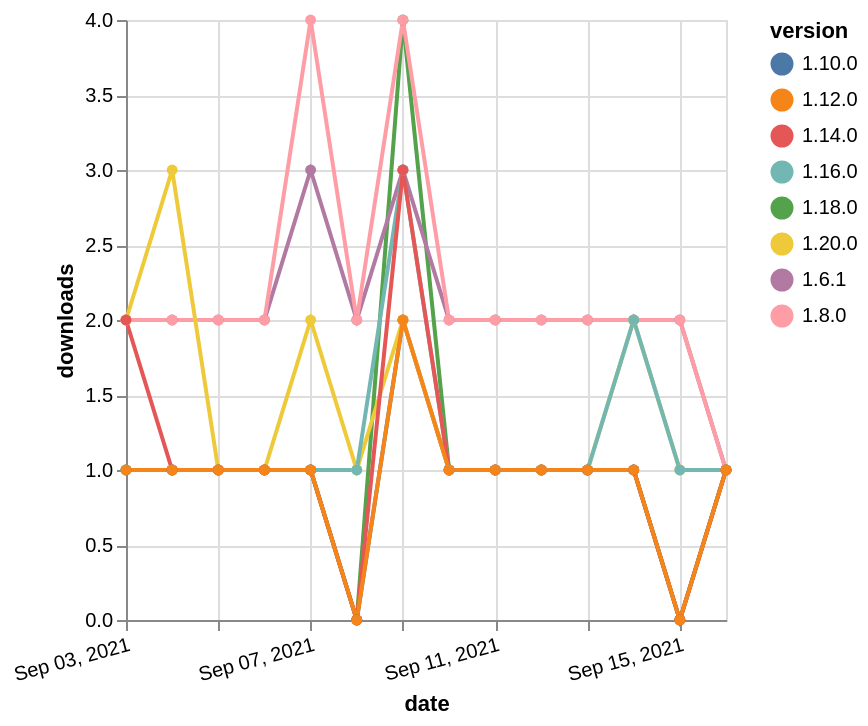

Vega-Lite specification stored for this chart:
### Vega-Lite specification from a JSON file in a GitHub repository (floating-point values rounded to 4 significant figures)
{"$schema": "https://vega.github.io/schema/vega-lite/v5.json", "description": "A simple bar chart with embedded data.", "data": {"values": [{"date": "2021-09-03", "total": 212, "delta": 1, "version": "1.18.0"}, {"date": "2021-09-04", "total": 213, "delta": 1, "version": "1.18.0"}, {"date": "2021-09-05", "total": 214, "delta": 1, "version": "1.18.0"}, {"date": "2021-09-06", "total": 215, "delta": 1, "version": "1.18.0"}, {"date": "2021-09-07", "total": 216, "delta": 1, "version": "1.18.0"}, {"date": "2021-09-08", "total": 216, "delta": 0, "version": "1.18.0"}, {"date": "2021-09-09", "total": 220, "delta": 4, "version": "1.18.0"}, {"date": "2021-09-10", "total": 221, "delta": 1, "version": "1.18.0"}, {"date": "2021-09-11", "total": 222, "delta": 1, "version": "1.18.0"}, {"date": "2021-09-12", "total": 223, "delta": 1, "version": "1.18.0"}, {"date": "2021-09-13", "total": 224, "delta": 1, "version": "1.18.0"}, {"date": "2021-09-14", "total": 225, "delta": 1, "version": "1.18.0"}, {"date": "2021-09-15", "total": 225, "delta": 0, "version": "1.18.0"}, {"date": "2021-09-16", "total": 226, "delta": 1, "version": "1.18.0"}, {"date": "2021-09-03", "total": 2401, "delta": 2, "version": "1.6.1"}, {"date": "2021-09-04", "total": 2403, "delta": 2, "version": "1.6.1"}, {"date": "2021-09-05", "total": 2405, "delta": 2, "version": "1.6.1"}, {"date": "2021-09-06", "total": 2407, "delta": 2, "version": "1.6.1"}, {"date": "2021-09-07", "total": 2410, "delta": 3, "version": "1.6.1"}, {"date": "2021-09-08", "total": 2412, "delta": 2, "version": "1.6.1"}, {"date": "2021-09-09", "total": 2415, "delta": 3, "version": "1.6.1"}, {"date": "2021-09-10", "total": 2417, "delta": 2, "version": "1.6.1"}, {"date": "2021-09-11", "total": 2419, "delta": 2, "version": "1.6.1"}, {"date": "2021-09-12", "total": 2421, "delta": 2, "version": "1.6.1"}, {"date": "2021-09-13", "total": 2423, "delta": 2, "version": "1.6.1"}, {"date": "2021-09-14", "total": 2425, "delta": 2, "version": "1.6.1"}, {"date": "2021-09-15", "total": 2427, "delta": 2, "version": "1.6.1"}, {"date": "2021-09-16", "total": 2428, "delta": 1, "version": "1.6.1"}, {"date": "2021-09-03", "total": 2549, "delta": 2, "version": "1.8.0"}, {"date": "2021-09-04", "total": 2551, "delta": 2, "version": "1.8.0"}, {"date": "2021-09-05", "total": 2553, "delta": 2, "version": "1.8.0"}, {"date": "2021-09-06", "total": 2555, "delta": 2, "version": "1.8.0"}, {"date": "2021-09-07", "total": 2559, "delta": 4, "version": "1.8.0"}, {"date": "2021-09-08", "total": 2561, "delta": 2, "version": "1.8.0"}, {"date": "2021-09-09", "total": 2565, "delta": 4, "version": "1.8.0"}, {"date": "2021-09-10", "total": 2567, "delta": 2, "version": "1.8.0"}, {"date": "2021-09-11", "total": 2569, "delta": 2, "version": "1.8.0"}, {"date": "2021-09-12", "total": 2571, "delta": 2, "version": "1.8.0"}, {"date": "2021-09-13", "total": 2573, "delta": 2, "version": "1.8.0"}, {"date": "2021-09-14", "total": 2575, "delta": 2, "version": "1.8.0"}, {"date": "2021-09-15", "total": 2577, "delta": 2, "version": "1.8.0"}, {"date": "2021-09-16", "total": 2578, "delta": 1, "version": "1.8.0"}, {"date": "2021-09-03", "total": 258, "delta": 1, "version": "1.10.0"}, {"date": "2021-09-04", "total": 259, "delta": 1, "version": "1.10.0"}, {"date": "2021-09-05", "total": 260, "delta": 1, "version": "1.10.0"}, {"date": "2021-09-06", "total": 261, "delta": 1, "version": "1.10.0"}, {"date": "2021-09-07", "total": 262, "delta": 1, "version": "1.10.0"}, {"date": "2021-09-08", "total": 262, "delta": 0, "version": "1.10.0"}, {"date": "2021-09-09", "total": 264, "delta": 2, "version": "1.10.0"}, {"date": "2021-09-10", "total": 265, "delta": 1, "version": "1.10.0"}, {"date": "2021-09-11", "total": 266, "delta": 1, "version": "1.10.0"}, {"date": "2021-09-12", "total": 267, "delta": 1, "version": "1.10.0"}, {"date": "2021-09-13", "total": 268, "delta": 1, "version": "1.10.0"}, {"date": "2021-09-14", "total": 269, "delta": 1, "version": "1.10.0"}, {"date": "2021-09-15", "total": 269, "delta": 0, "version": "1.10.0"}, {"date": "2021-09-16", "total": 270, "delta": 1, "version": "1.10.0"}, {"date": "2021-09-03", "total": 124, "delta": 2, "version": "1.20.0"}, {"date": "2021-09-04", "total": 127, "delta": 3, "version": "1.20.0"}, {"date": "2021-09-05", "total": 128, "delta": 1, "version": "1.20.0"}, {"date": "2021-09-06", "total": 129, "delta": 1, "version": "1.20.0"}, {"date": "2021-09-07", "total": 131, "delta": 2, "version": "1.20.0"}, {"date": "2021-09-08", "total": 132, "delta": 1, "version": "1.20.0"}, {"date": "2021-09-09", "total": 134, "delta": 2, "version": "1.20.0"}, {"date": "2021-09-10", "total": 135, "delta": 1, "version": "1.20.0"}, {"date": "2021-09-11", "total": 136, "delta": 1, "version": "1.20.0"}, {"date": "2021-09-12", "total": 137, "delta": 1, "version": "1.20.0"}, {"date": "2021-09-13", "total": 138, "delta": 1, "version": "1.20.0"}, {"date": "2021-09-14", "total": 140, "delta": 2, "version": "1.20.0"}, {"date": "2021-09-15", "total": 141, "delta": 1, "version": "1.20.0"}, {"date": "2021-09-16", "total": 142, "delta": 1, "version": "1.20.0"}, {"date": "2021-09-03", "total": 209, "delta": 1, "version": "1.16.0"}, {"date": "2021-09-04", "total": 210, "delta": 1, "version": "1.16.0"}, {"date": "2021-09-05", "total": 211, "delta": 1, "version": "1.16.0"}, {"date": "2021-09-06", "total": 212, "delta": 1, "version": "1.16.0"}, {"date": "2021-09-07", "total": 213, "delta": 1, "version": "1.16.0"}, {"date": "2021-09-08", "total": 214, "delta": 1, "version": "1.16.0"}, {"date": "2021-09-09", "total": 217, "delta": 3, "version": "1.16.0"}, {"date": "2021-09-10", "total": 218, "delta": 1, "version": "1.16.0"}, {"date": "2021-09-11", "total": 219, "delta": 1, "version": "1.16.0"}, {"date": "2021-09-12", "total": 220, "delta": 1, "version": "1.16.0"}, {"date": "2021-09-13", "total": 221, "delta": 1, "version": "1.16.0"}, {"date": "2021-09-14", "total": 223, "delta": 2, "version": "1.16.0"}, {"date": "2021-09-15", "total": 224, "delta": 1, "version": "1.16.0"}, {"date": "2021-09-16", "total": 225, "delta": 1, "version": "1.16.0"}, {"date": "2021-09-03", "total": 643, "delta": 2, "version": "1.14.0"}, {"date": "2021-09-04", "total": 644, "delta": 1, "version": "1.14.0"}, {"date": "2021-09-05", "total": 645, "delta": 1, "version": "1.14.0"}, {"date": "2021-09-06", "total": 646, "delta": 1, "version": "1.14.0"}, {"date": "2021-09-07", "total": 647, "delta": 1, "version": "1.14.0"}, {"date": "2021-09-08", "total": 647, "delta": 0, "version": "1.14.0"}, {"date": "2021-09-09", "total": 650, "delta": 3, "version": "1.14.0"}, {"date": "2021-09-10", "total": 651, "delta": 1, "version": "1.14.0"}, {"date": "2021-09-11", "total": 652, "delta": 1, "version": "1.14.0"}, {"date": "2021-09-12", "total": 653, "delta": 1, "version": "1.14.0"}, {"date": "2021-09-13", "total": 654, "delta": 1, "version": "1.14.0"}, {"date": "2021-09-14", "total": 655, "delta": 1, "version": "1.14.0"}, {"date": "2021-09-15", "total": 655, "delta": 0, "version": "1.14.0"}, {"date": "2021-09-16", "total": 656, "delta": 1, "version": "1.14.0"}, {"date": "2021-09-03", "total": 201, "delta": 1, "version": "1.12.0"}, {"date": "2021-09-04", "total": 202, "delta": 1, "version": "1.12.0"}, {"date": "2021-09-05", "total": 203, "delta": 1, "version": "1.12.0"}, {"date": "2021-09-06", "total": 204, "delta": 1, "version": "1.12.0"}, {"date": "2021-09-07", "total": 205, "delta": 1, "version": "1.12.0"}, {"date": "2021-09-08", "total": 205, "delta": 0, "version": "1.12.0"}, {"date": "2021-09-09", "total": 207, "delta": 2, "version": "1.12.0"}, {"date": "2021-09-10", "total": 208, "delta": 1, "version": "1.12.0"}, {"date": "2021-09-11", "total": 209, "delta": 1, "version": "1.12.0"}, {"date": "2021-09-12", "total": 210, "delta": 1, "version": "1.12.0"}, {"date": "2021-09-13", "total": 211, "delta": 1, "version": "1.12.0"}, {"date": "2021-09-14", "total": 212, "delta": 1, "version": "1.12.0"}, {"date": "2021-09-15", "total": 212, "delta": 0, "version": "1.12.0"}, {"date": "2021-09-16", "total": 213, "delta": 1, "version": "1.12.0"}]}, "width": "container", "mark": {"type": "line", "point": {"filled": true}}, "encoding": {"x": {"field": "date", "type": "temporal", "timeUnit": "yearmonthdate", "title": "date", "axis": {"labelAngle": -15}}, "y": {"field": "delta", "type": "quantitative", "title": "downloads"}, "color": {"field": "version", "type": "nominal"}, "tooltip": {"field": "delta"}}}
